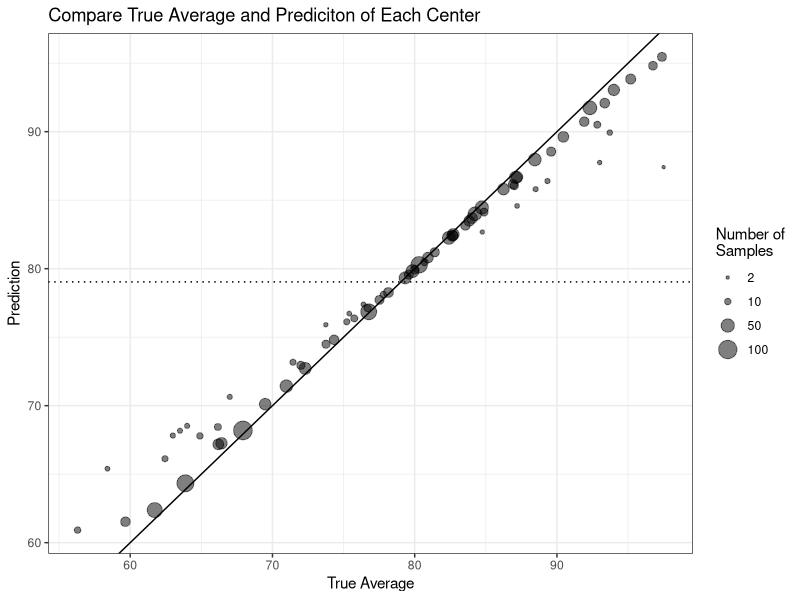
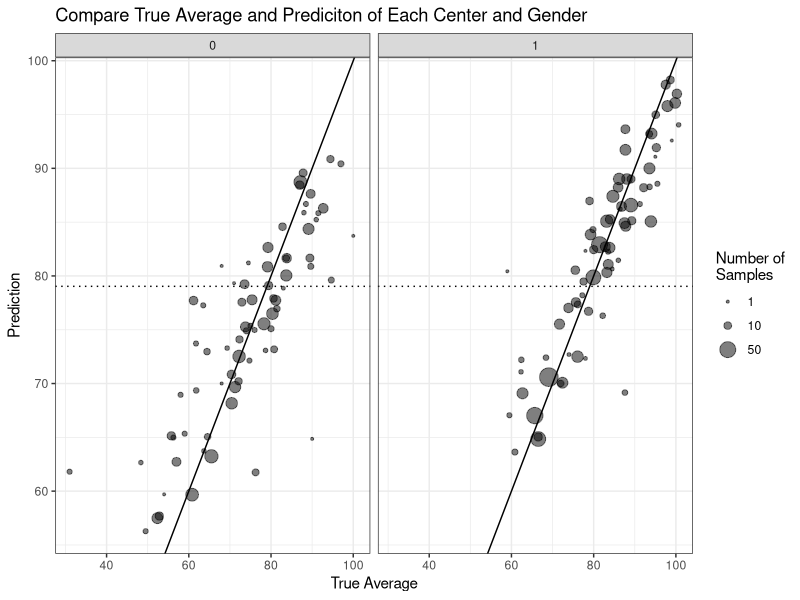
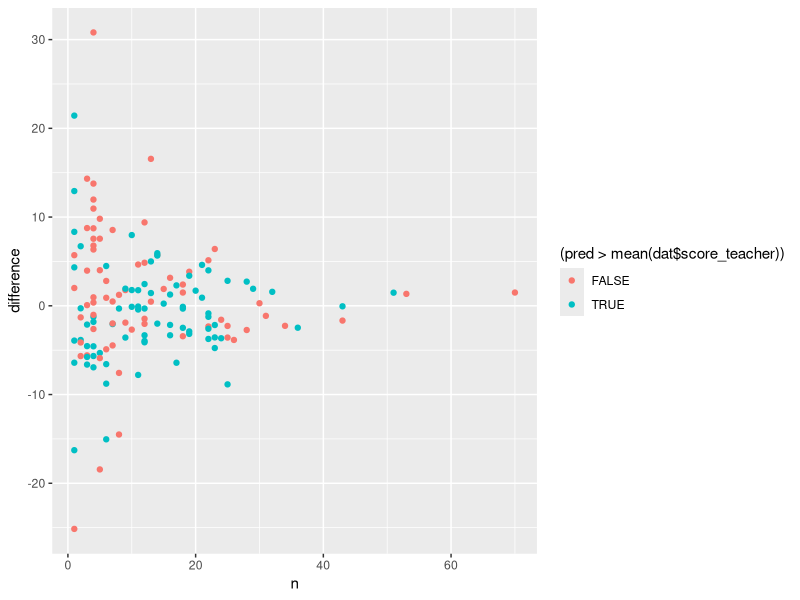
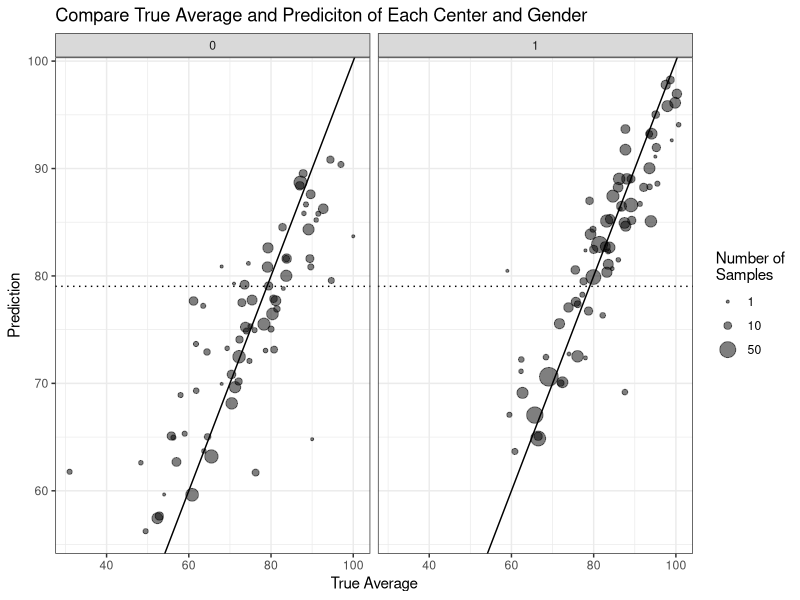
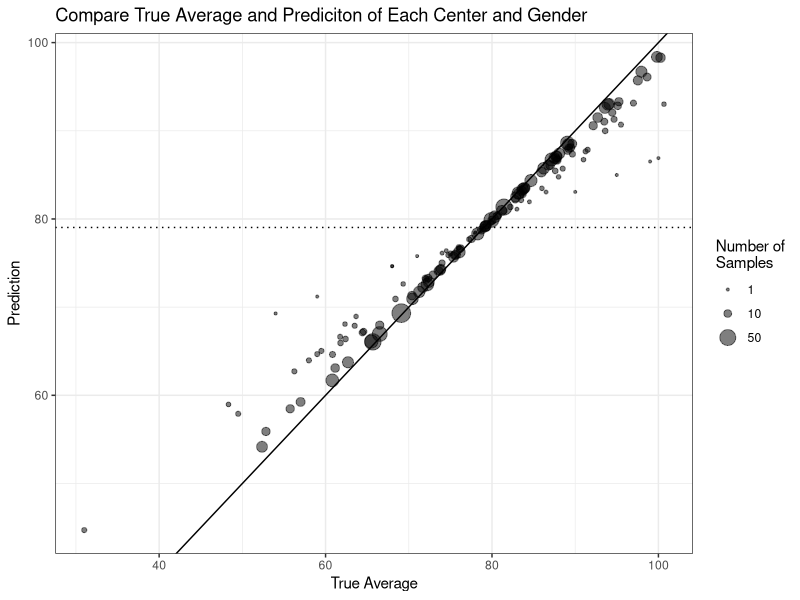

These charts were generated, in order, by the following R code:
## ---- chunk 1
knitr::opts_chunk$set(echo = TRUE, message = FALSE, warning = FALSE)
## ---- chunk 2
library(lme4)
library(lmerTest)
library(tidyverse)
library(data.table)
library(ggplot2)

dat <- fread("SCI.DAT") %>%
    setnames(c("center_id", "candidate_id", "gender",
               "score_paper", "score_teacher")) %>%
    # center contineous independent variables
    .[, score_paper := score_paper - mean(score_paper)]
## ---- chunk 3
m1 <- lmer(score_teacher ~ (1 | center_id), data = dat)
## ---- chunk 4
summary(m1)
## ---- chunk 5
# predicted value for each center_id
pred <- predict(m1, dat)
df <- data.table(center_id = dat$center_id, pred) %>% 
    unique()

# mean of each center_id
avg <- dat[, .(avg = mean(score_teacher),
               n = .N), by = .(center_id)]

# combine together
df_compare <- df[avg, on = "center_id"] %>%
    .[, difference := pred - avg]
ggplot(df_compare, aes(avg, pred, size = n)) +
    geom_point(alpha = 0.5) +
    scale_size_area(breaks = c(2, 10, 50, 100)) +
    geom_abline(slope = 1, intercept = 0) +
    geom_hline(yintercept = mean(dat$score_teacher), linetype = "dotted") +
    labs(title = "Compare True Average and Prediciton of Each Center",
         x = "True Average",
         y = "Prediction",
         size = "Number of\nSamples") +
    theme_bw()
## ---- chunk 6
m2 <- glmer(score_teacher ~ (1 | center_id) + (1 | gender), data = dat)

# predicted value for each center_id
pred <- predict(m2, dat)
dat$pred <- pred
df <- data.table(center_id = dat$center_id, 
                 gender = dat$gender,
                 pred = pred) %>% 
    .[, .(pred = unique(pred)), by = .(center_id, gender)]

# mean of each center_id
avg <- dat[, .(avg = mean(score_teacher),
               n = .N),
           by = .(center_id, gender)]

# combine together
df_compare <- df[avg, on = c("center_id", "gender")] %>%
    .[, difference := pred - avg]
ggplot(df_compare, aes(avg, pred, size = n)) +
    geom_point(alpha = 0.5) +
    scale_size_area(breaks = c(1, 10, 50, 100)) +
    geom_abline(slope = 1, intercept = 0) +
    geom_hline(yintercept = mean(dat$score_teacher), linetype = "dotted") +
    facet_wrap(~gender) +
    labs(title = "Compare True Average and Prediciton of Each Center and Gender",
         x = "True Average",
         y = "Prediction",
         size = "Number of\nSamples") +
    theme_bw()
## ---- chunk 7
ggplot(df_compare, aes(n, difference, color = (pred > mean(dat$score_teacher)))) +
    geom_point()
## ---- chunk 8
m3 <- lmer(score_teacher ~ gender + (1 | center_id), data = dat)
## ---- chunk 9
summary(m3)
## ---- chunk 10
pred <- predict(m3, dat)
dat$pred <- pred
 
df <- data.table(center_id = dat$center_id, 
                 gender = dat$gender,
                 pred = pred) %>% 
    .[, .(pred = unique(pred)), by = .(center_id, gender)]

# mean of each center_id
avg <- dat[, .(avg = mean(score_teacher),
               n = .N),
           by = .(center_id, gender)]

# combine together
df_compare <- df[avg, on = c("center_id", "gender")] %>%
    .[, difference := pred - avg]
ggplot(df_compare, aes(avg, pred, size = n)) +
    geom_point(alpha = 0.5) +
    scale_size_area(breaks = c(1, 10, 50, 100)) +
    geom_abline(slope = 1, intercept = 0) +
    geom_hline(yintercept = mean(dat$score_teacher), linetype = "dotted") +
    facet_wrap(~gender) +
    labs(title = "Compare True Average and Prediciton of Each Center and Gender",
         x = "True Average",
         y = "Prediction",
         size = "Number of\nSamples") +
    theme_bw()
## ---- chunk 11
m4 <- glmer(score_teacher ~ (1 | center_id : gender), data = dat)

# predicted value for each center_id
pred <- predict(m4, dat)
dat$pred <- pred
df <- data.table(center_id = dat$center_id, 
                 gender = dat$gender,
                 pred = pred) %>% 
    .[, .(pred = unique(pred)), by = .(center_id, gender)]

# mean of each center_id
avg <- dat[, .(avg = mean(score_teacher),
               n = .N),
           by = .(center_id, gender)]

# combine together
df_compare <- df[avg, on = c("center_id", "gender")] %>%
    .[, difference := pred - avg]
ggplot(df_compare, aes(avg, pred, size = n)) +
    geom_point(alpha = 0.5) +
    scale_size_area(breaks = c(1, 10, 50, 100)) +
    geom_abline(slope = 1, intercept = 0) +
    geom_hline(yintercept = mean(dat$score_teacher), linetype = "dotted") +
    # facet_wrap(~gender) +
    labs(title = "Compare True Average and Prediciton of Each Center and Gender",
         x = "True Average",
         y = "Prediction",
         size = "Number of\nSamples") +
    theme_bw()
